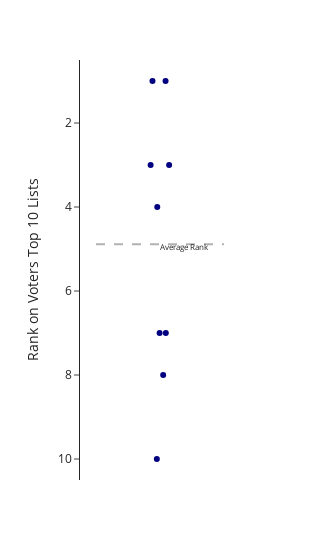

The cell this chart's notebook holds for it:
### Markdown cell above
#### Album Lookups (individual Page)

* Album Voting Spread Stripplot
* Album Score Bargraph with adjacent scores
* User Album score/avg/count vs full data, top 10, and top 1

### Code cell
album_votes = AOTY.loc[AOTY["Album"] == USER_ALBUM]

avg_album_rank = album_votes["Rank"].mean()

figure = px.strip(
    data_frame=album_votes,
    x="Album",
    y="Rank",
    custom_data=["Artist"],
    labels={"Rank": "Rank on Voters Top 10 Lists", "Artist": ""},
    template="simple_white",
    width=300,
    color_discrete_sequence=[APP_COLORS["standard"]],
)

figure.update_traces(
    hovertemplate="<br>".join(
        [
            "<b>%{customdata}</b> - <i>%{x}</i>",
            "",
            f"<b>Total Submissions: {len(album_votes)}",
            "<extra></extra>",
        ]
    ),
)

# add average album rank
figure.add_shape(
    type="line",
    x0=-0.4,
    y0=avg_album_rank,
    x1=0.4,
    y1=avg_album_rank,
    name="Average Rank",
    line=dict(
        color=APP_COLORS["dark"],
        width=2,
        dash="dash",
    ),
)
figure.add_scatter(
    x = [USER_ALBUM],
    y = [avg_album_rank],
    text = "Average Rank",
    textposition="bottom right",
    textfont = {
        "color" : APP_COLORS["dark"],
        "size" : 8
    },
    showlegend = False,
    hoverinfo = "y",
    mode="text")



figure.update_layout(hovermode="y", xaxis={"visible": False, "showticklabels": False})


figure["layout"]["yaxis"]["autorange"] = "reversed"

figure

### Figure 1 — Plotly figure (JSON) as saved in the notebook; plotly's stock layout.template omitted (floating-point values rounded to 4 significant figures)
{"data": [{"alignmentgroup": "True", "boxpoints": "all", "customdata": [["Turnstile"], ["Turnstile"], ["Turnstile"], ["Turnstile"], ["Turnstile"], ["Turnstile"], ["Turnstile"], ["Turnstile"], ["Turnstile"]], "fillcolor": "rgba(255,255,255,0)", "hoveron": "points", "hovertemplate": "<b>%{customdata}</b> - <i>%{x}</i><br><br><b>Total Submissions: 9<br><extra></extra>", "legendgroup": "", "line": {"color": "rgba(255,255,255,0)"}, "marker": {"color": "navy"}, "name": "", "offsetgroup": "", "orientation": "v", "pointpos": 0, "showlegend": false, "type": "box", "x": ["Glow On", "Glow On", "Glow On", "Glow On", "Glow On", "Glow On", "Glow On", "Glow On", "Glow On"], "x0": " ", "xaxis": "x", "y": [1, 4, 3, 8, 3, 10, 1, 7, 7], "y0": " ", "yaxis": "y"}, {"hoverinfo": "y", "mode": "text", "showlegend": false, "text": "Average Rank", "textfont": {"color": "dark grey", "size": 8}, "textposition": "bottom right", "type": "scatter", "x": ["Glow On"], "y": [4.889]}], "layout": {"boxmode": "group", "hovermode": "y", "legend": {"tracegroupgap": 0}, "margin": {"t": 60}, "shapes": [{"line": {"color": "dark grey", "dash": "dash", "width": 2}, "name": "Average Rank", "type": "line", "x0": -0.4, "x1": 0.4, "y0": 4.889, "y1": 4.889}], "width": 300, "xaxis": {"anchor": "y", "domain": [0, 1], "showticklabels": false, "title": {"text": "Album"}, "visible": false}, "yaxis": {"anchor": "x", "autorange": "reversed", "domain": [0, 1], "title": {"text": "Rank on Voters Top 10 Lists"}}}}
